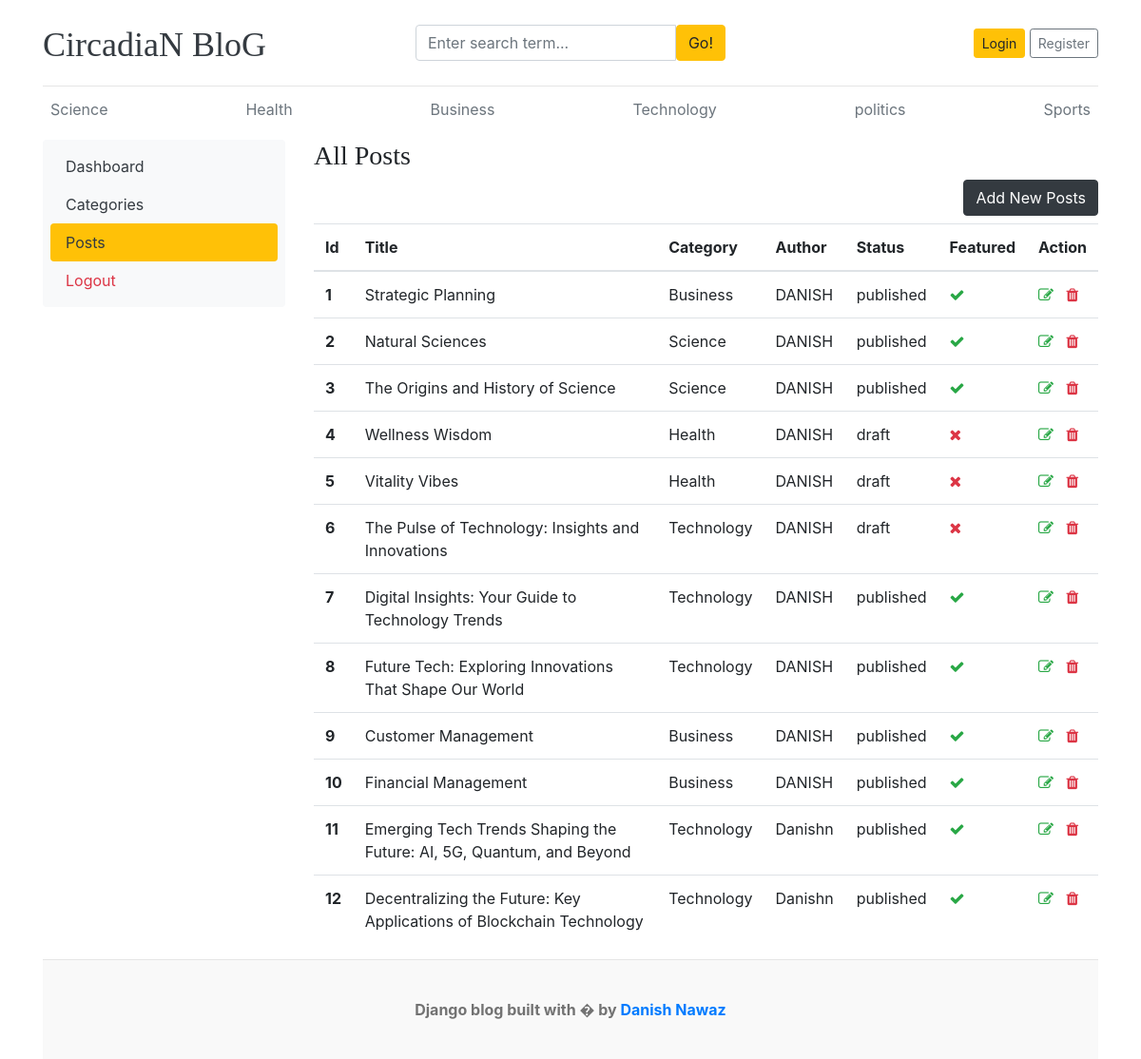
/dashboard/posts/, run on an earlier commit of the app's database.
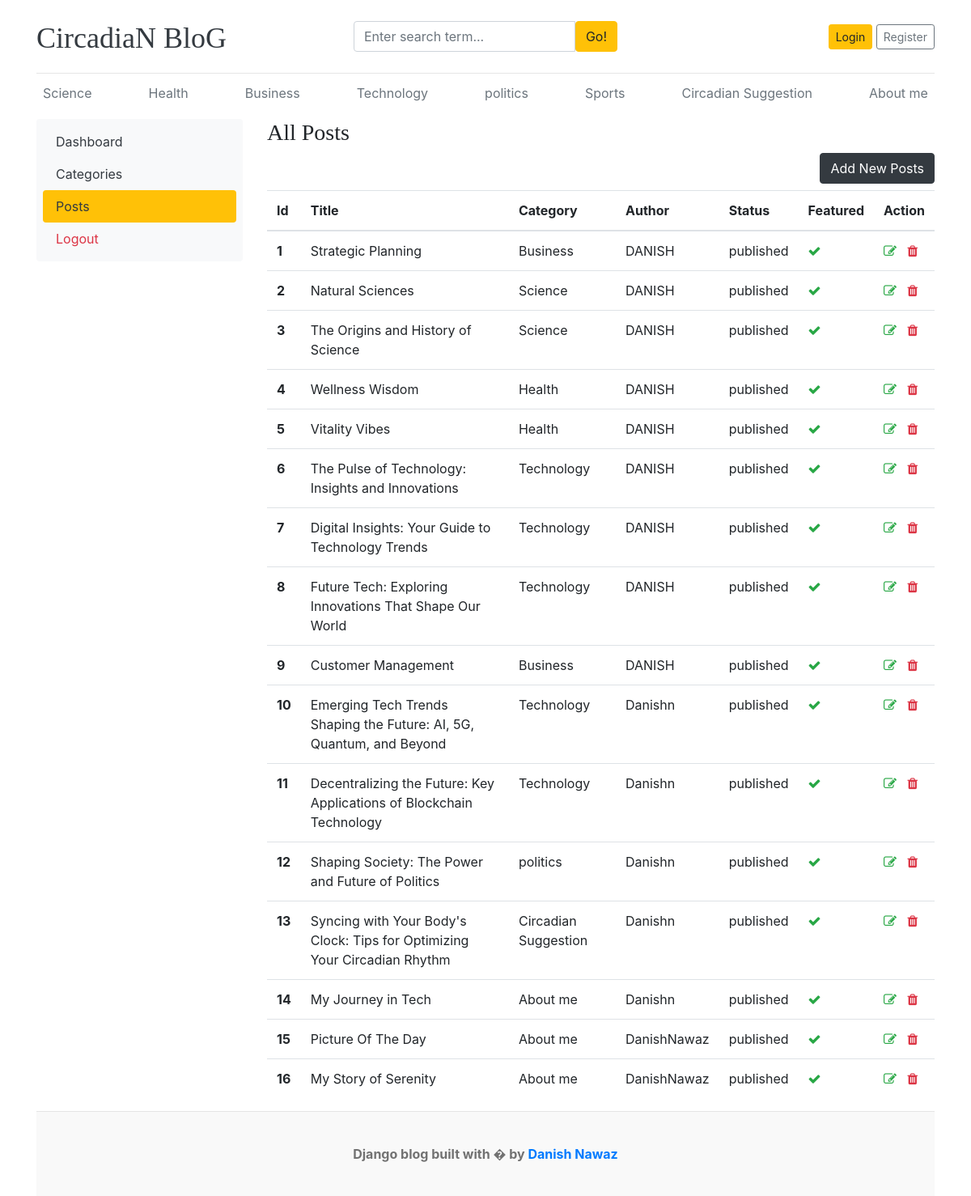
And on a later commit of the database.
### blogs/models.py (models this page shows, shortened)
class Category(models.Model):
    category_name=models.CharField(max_length=50, unique=True)
    created_at=models.DateTimeField(auto_now=True)
    updated_at=models.DateTimeField(auto_now=True)
    tags = TaggableManager()
    class Meta:
        verbose_name_plural ='Categories'
    def __str__(self):
        return self.category_name

class Blogs(models.Model):
    title = models.CharField(max_length=100 , unique='True')
    slug = models.SlugField(unique=True , blank=True)
    Category = models.ForeignKey(Category , on_delete=models.CASCADE)
    author = models.ForeignKey(User , on_delete=models.CASCADE)
    blog_image = models.ImageField(upload_to='uploads/%y/%m/%d')
    short_description = models.TextField(max_length=1000)
    blog_body = models.TextField(max_length=3000)
    status = models.CharField(max_length=100 , choices=STATUS_CHOICE , default='draft')
    is_feacherd = models.BooleanField(default=False)
    created_at = models.DateTimeField(auto_now=True)
    updated_at = models.DateTimeField(auto_now=True)
    class Meta:
        verbose_name_plural ='blogs'

### dashboards/views.py (the view)
# urls.py: path('posts/' , views.posts , name='posts'),
def posts(request):
    posts = Blogs.objects.all()
    context ={
        'posts': posts
    }
    return render(request, 'dashboard/posts.html', context)

### blogs/context_processors.py (called while the page is built)
def get_categories(request):
    categories=Category.objects.all()
    return  dict(categories=categories)

### templates/dashboard/posts.html
{% extends "../base/base.html" %}
{% block content %}
<div class="row">
    {% include './leftsidebar.html' %}
    <div class="col-md-9">
        <h3>All Posts</h3>
        <a href="{% url 'add_posts' %}" class="btn btn-dark text-lighter float-right mb-2">Add New Posts</a>
        <table class="table table-hover">
            <thead>
              <tr>
                <th>Id</th>
                <th>Title</th>
                <th>Category</th>
                <th>Author</th>
                <th>Status</th>
                <th>Featured</th>
                <th>Action</th>
              </tr>
            </thead>
            <tbody>
            {% for post in posts %}
              <tr>
                <th>{{forloop.counter}}</th>
                <td>{{ post.title }}</td>
                <td>{{ post.Category}}</td>
                <td>{{ post.author }}</td>
                <td>{{ post.status}}</td>
                <td>{% if post.is_feacherd %} <i class="fa fa-check text-success">{% else %} <i class="fa fa-times text-danger"> {% endif %}</td>
                <td>
                    <a href="{% url 'edit_posts' post.id %}"><i class="fa fa-edit text-success"></i></a>&nbsp;&nbsp;
                    <a href="{% url 'delete_posts' post.id %}"><i class="fa fa-trash text-danger"></i></a>
                </td>
              </tr>
            {% endfor %}
            </tbody>
          </table>
    </div>
</div>
{% endblock %}

### templates/base/header.html (shortened to what this page needs)
{% load static %}
<!DOCTYPE html>
<html lang="en">
<head>
    <link href="https://getbootstrap.com/docs/4.0/dist/css/bootstrap.min.css" rel="stylesheet">
    <link href="css/blog.css" rel="stylesheet">
    <link rel="stylesheet" href="{% static 'css/blog.css'%}">
    <link rel="stylesheet" href="https://cdnjs.cloudflare.com/ajax/libs/font-awesome/4.7.0/css/font-awesome.min.css">
  </head>
<body>
    <div class="container">
      <header class="blog-header py-3">
        <div class="row flex-nowrap justify-content-between align-items-center">
          <div class="col-4 pt-1">
            <a class="blog-header-logo text-dark" href="/">CircadiaN BloG</a>
          </div>
          <div class="clo-4">
            <form action="{% url 'search' %}" method="GET">
              <div class="input-group">
                <input class="form-control" name="keyword" type="text" placeholder="Enter search term..." aria-label="Enter search term..." aria-describedby="button-search" />
                <button type="submit" class="btn btn-warning" id="button-search" type="button">Go!</button>
            </div>
            </form>
          </div>
          <div class="col-4 d-flex justify-content-end align-items-center">
            {% if not user.is_authenticated %}
            <a class="btn btn-sm btn-warning" href="{% url 'Login' %}">Login</a> &nbsp;
            <a class="btn btn-sm btn-outline-secondary" href="{% url 'register' %}">Register</a>
            {% else %}
            <span><a href="{% url 'dashboard' %}"class="btn btn-warning">Dashboard</a></span> &nbsp;
            <span><a href="{% url 'logout' %}">Logout</a></span>
            {% endif %}
          </div>
        </div>
      </header>
      <div class="nav-scroller py-1 mb-2">
        <nav class="nav d-flex justify-content-between">
          {% for cat in  categories %}
          <a class="p-2 text-muted" href="{% url 'posts_by_category' cat.id%}">{{cat.category_name}}</a>
          {% endfor %}
        </nav>
      </div>

What changed in the data, as far as the page shows it:
removed Blogs: title "Financial Management", Category "Business", author "DANISH", status "published", is_feacherd True (drawn)
added Category: category_name "Circadian Suggestion"
added Category: category_name "About me"
changed Blogs "Wellness Wisdom": status "draft" → "published"; is_feacherd False → True (drawn)
changed Blogs "Vitality Vibes": status "draft" → "published"; is_feacherd False → True (drawn)
changed Blogs "The Pulse of Technology: Insights and Innovations": status "draft" → "published"; is_feacherd False → True (drawn)
added Blogs: title "Shaping Society: The Power and Future of Politics", Category "politics", author "Danishn", status "published", is_feacherd True (drawn)
added Blogs: title "Syncing with Your Body's Clock: Tips for Optimizing Your Circadian Rhythm", Category "Circadian Suggestion", author "Danishn", status "published", is_feacherd True (drawn)
added Blogs: title "My Journey in Tech", Category "About me", author "Danishn", status "published", is_feacherd True (drawn)
added Blogs: title "Picture Of The Day", Category "About me", author "DanishNawaz", status "published", is_feacherd True (drawn)
added Blogs: title "My Story of Serenity", Category "About me", author "DanishNawaz", status "published", is_feacherd True (drawn)
